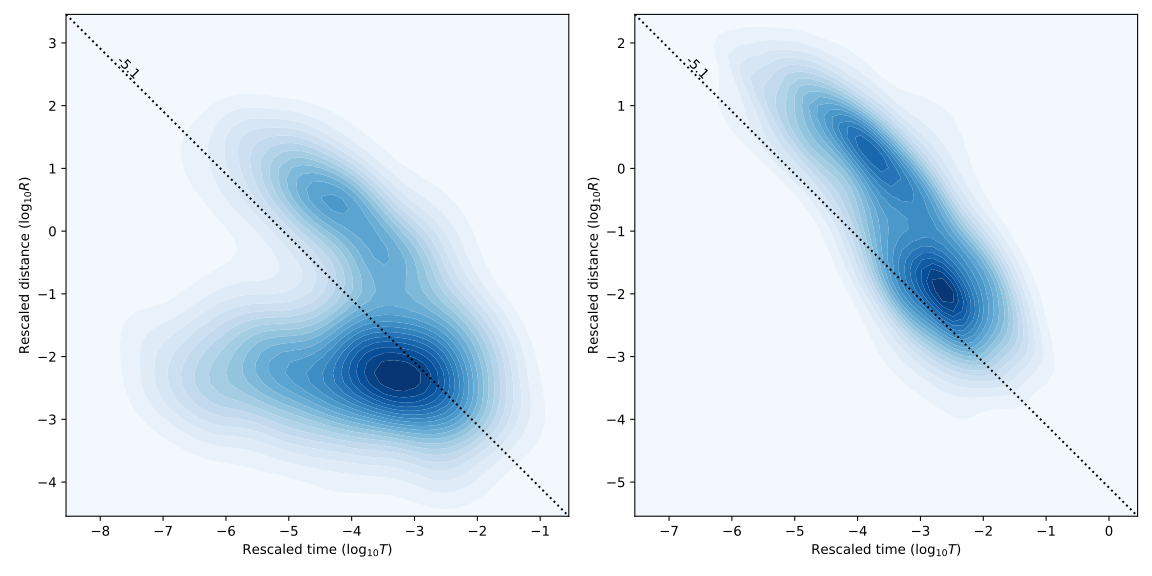

Generate this figure with Python:
from datetime import datetime

import csep
import matplotlib.pyplot as plt

import bruces

# Download catalog using pycsep
catalog = csep.query_comcat(
    start_time=datetime(2008, 1, 1),
    end_time=datetime(2018, 1, 1),
    min_magnitude=3.0,
    min_latitude=35.0,
    max_latitude=37.0,
    min_longitude=-99.5,
    max_longitude=-96.0,
)

# Decluster pycsep catalog
cat = bruces.from_csep(catalog)
eta_0 = cat.fit_cutoff_threshold()
catd = cat.decluster(eta_0=eta_0)

# Display declustering result
fig, ax = plt.subplots(1, 2, figsize=(12, 6))
cat.plot_time_space_distances(eta_0=eta_0, eta_0_diag=eta_0, ax=ax[0])
catd.plot_time_space_distances(eta_0=eta_0, eta_0_diag=eta_0, ax=ax[1])

fig.tight_layout()
fig.savefig("sample.svg")
